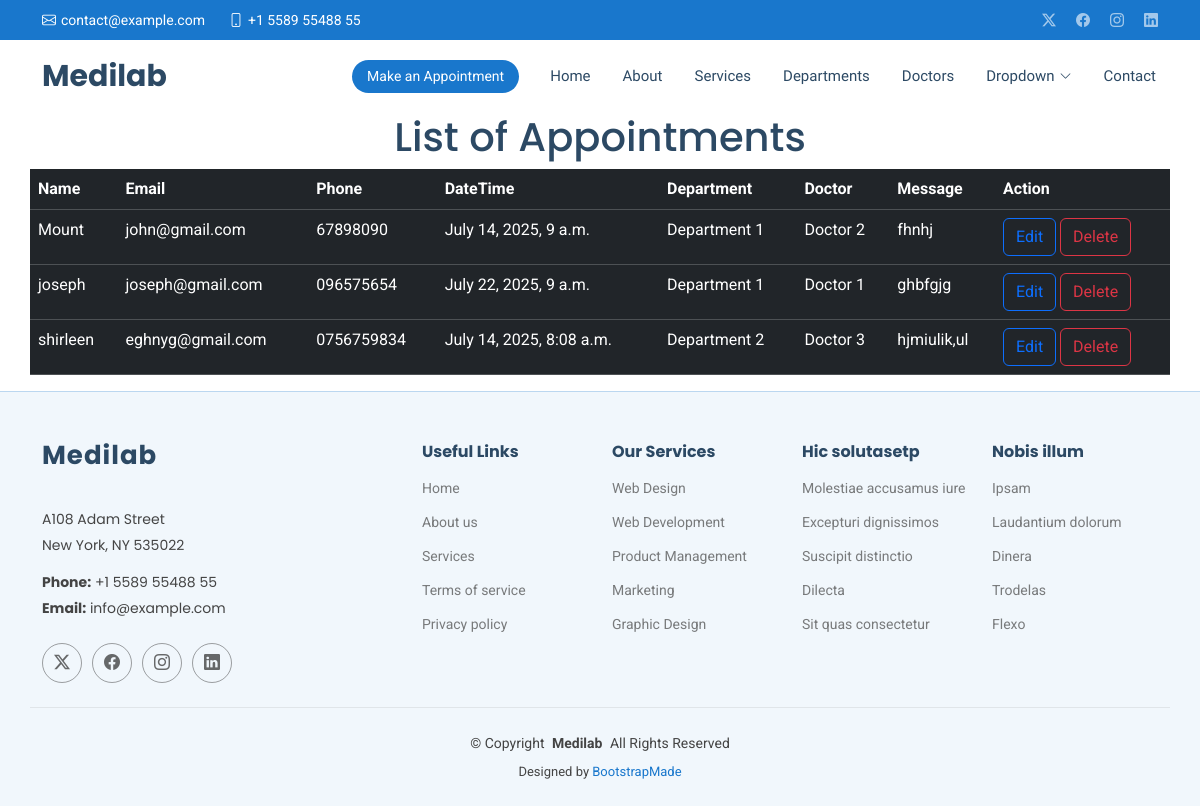
Page /show/ on the committed database.
### myapp/models.py (models this page shows, shortened)
class Appointment(models.Model):
    name = models.CharField(max_length=100)
    email= models.EmailField()
    phone= models.CharField(max_length=20)
    datetime= models.DateTimeField()
    department= models.CharField(max_length=20)
    doctor= models.CharField(max_length=100)
    message= models.TextField()

### myapp/views.py (the view)
# urls.py: path('show/', views.show, name='show'),
def show(request):
    all= Appointment.objects.all()
    return render(request, 'show.html', {'all': all})

### templates/show.html
{% extends 'starter-page.html' %}
{% load static %}
{% block content %}
    <h1 class="text-center">List of Appointments </h1>
     <table class="table table-dark container ">
     <tr>
         <th>Name</th>
         <th>Email</th>
         <th>Phone</th>
         <th>DateTime</th>
         <th>Department</th>
         <th>Doctor</th>
         <th>Message</th>
         <th>Action</th>
     </tr>
     {% for appointment in all %}
         <tr>
             <td>{{ appointment.name }}</td>
             <td>{{ appointment.email }}</td>
             <td>{{ appointment.phone }}</td>
             <td>{{ appointment.datetime }}</td>
             <td>{{ appointment.department }}</td>
             <td>{{ appointment.doctor }}</td>
             <td>{{ appointment.message }}</td>
             <td>
                 <a href="/edit/{{ appointment.id }}" class="btn btn-outline-primary">Edit</a>
                 <a href="/delete/{{ appointment.id }}" class="btn btn-outline-danger">Delete</a>
             </td>
         </tr>
     {% endfor %}
     </table>
{% endblock %}

### static/assets/css/main.css (style rules this page uses)
:root { --default-font: "Roboto", system-ui, -apple-system, "Segoe UI", Roboto, "Helvetica Neue", Arial, "Noto Sans", "Liberation Sans", sans-serif, "Apple Color Emoji", "Segoe UI Emoji", "Segoe UI Symbol", "Noto Color Emoji"; --heading-font: "Poppins", sans-serif; --nav-font: "Raleway", sans-serif; }
:root { --background-color: #ffffff; --default-color: #444444; --heading-color: #2c4964; --accent-color: #1977cc; --surface-color: #ffffff; --contrast-color: #ffffff; }
:root { --nav-color: #2c4964; --nav-hover-color: #1977cc; --nav-mobile-background-color: #ffffff; --nav-dropdown-background-color: #ffffff; --nav-dropdown-color: #2c4964; --nav-dropdown-hover-color: #1977cc; }
:root { scroll-behavior: smooth; }
body { color: var(--default-color); background-color: var(--background-color); font-family: var(--default-font); }
a { color: var(--accent-color); text-decoration: none; transition: 0.3s; }
h1, h2, h3, h4, h5, h6 { color: var(--heading-color); font-family: var(--heading-font); }

### rows in the picture
Appointment: name "Mount", email "john@gmail.com", phone "67898090", datetime "July 14, 2025, 9 a.m.", department "Department 1", doctor "Doctor 2", message "fhnhj"
Appointment: name "joseph", email "joseph@gmail.com", phone "096575654", datetime "July 22, 2025, 9 a.m.", department "Department 1", doctor "Doctor 1", message "ghbfgjg"
Appointment: name "shirleen", email "eghnyg@gmail.com", phone "0756759834", datetime "July 14, 2025, 8:08 a.m.", department "Department 2", doctor "Doctor 3", message "hjmiulik,ul"
